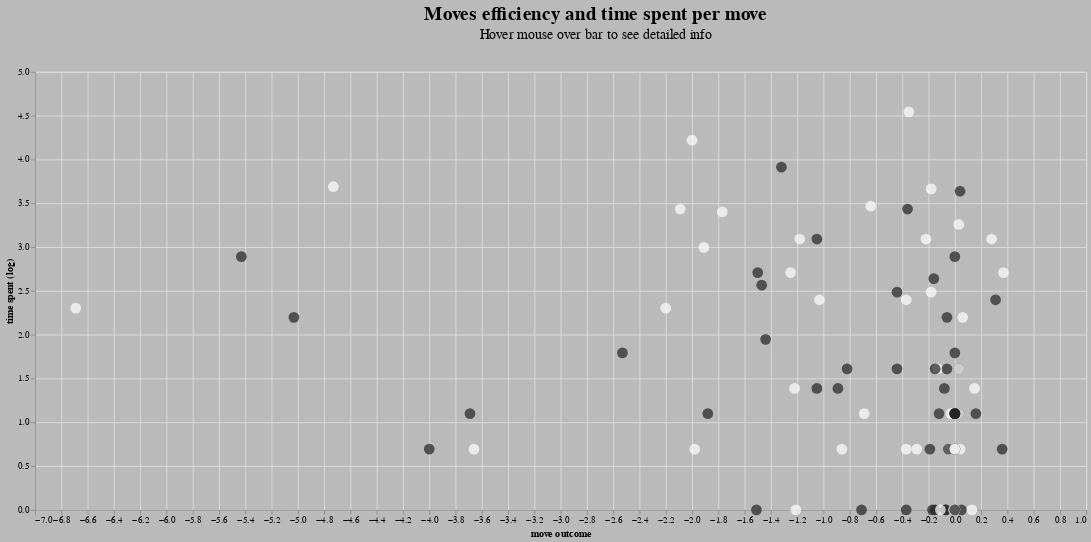

The cell this chart's notebook holds for it:
### Code cell
alt.Chart(clk_eval_corr).mark_point(filled=True, size=150).encode(
    y = alt.X('time spent log:Q', sort='ascending', title='time spent (log)'),
    x = alt.X('eval_diff:Q', title='move outcome'),
    # color=alt.Color('eval_diff:Q', scale=alt.Scale(range=['red', 'green']), legend=None),
    color=alt.Color('player:N', scale=alt.Scale(range=['#242424', 'white']), legend=None),
    tooltip=[alt.Tooltip("player"),
             alt.Tooltip("move"),
             alt.Tooltip("move number"),
             alt.Tooltip("time spent format", title="time spent"),
             alt.Tooltip("time left"),
             alt.Tooltip("eval_diff", title="evaluation difference")]
).properties(
    height=500,
    width=1200,
    padding=5,
    title=alt.TitleParams(
        text='Moves efficiency and time spent per move',
        subtitle=['Hover mouse over bar to see detailed info'],
        font='ALTAIR HEAVY',
        fontSize=22,
        subtitleFont='ALTAIR HEAVY',
        dy=-25,
        dx=40,
        subtitleFontSize=16)
).configure(background="white").configure(background="#bababa")

### Figure 1 — Vega-Lite specification as saved in the notebook (floating-point values rounded to 4 significant figures)
{"config": {"view": {"continuousWidth": 400, "continuousHeight": 300}, "background": "#bababa"}, "data": {"name": "data-026a67963896cabd57625e000e8b8d65"}, "mark": {"type": "point", "filled": true, "size": 150}, "encoding": {"color": {"type": "nominal", "field": "player", "legend": null, "scale": {"range": ["#242424", "white"]}}, "tooltip": [{"type": "nominal", "field": "player"}, {"type": "nominal", "field": "move"}, {"type": "quantitative", "field": "move number"}, {"type": "nominal", "field": "time spent format", "title": "time spent"}, {"type": "nominal", "field": "time left"}, {"type": "quantitative", "field": "eval_diff", "title": "evaluation difference"}], "x": {"type": "quantitative", "field": "eval_diff", "title": "move outcome"}, "y": {"type": "quantitative", "field": "time spent log", "sort": "ascending", "title": "time spent (log)"}}, "height": 500, "padding": 5, "title": {"text": "Moves efficiency and time spent per move", "dx": 40, "dy": -25, "font": "ALTAIR HEAVY", "fontSize": 22, "subtitle": ["Hover mouse over bar to see detailed info"], "subtitleFont": "ALTAIR HEAVY", "subtitleFontSize": 16}, "width": 1200, "$schema": "https://vega.github.io/schema/vega-lite/v4.8.1.json", "datasets": {"data-026a67963896cabd57625e000e8b8d65": [{"eval_diff": 0.0, "move": "d2d4", "move number": 1.0, "player": "white", "time left": "0:10:00", "time spent": 1.0, "time spent abs": 0.0, "time spent format": "0", "time spent log": 0.0}, {"eval_diff": -0.37, "move": "d7d5", "move number": 1.0, "player": "black", "time left": "0:10:00", "time spent": -1.0, "time spent abs": 0.0, "time spent format": "0", "time spent log": 0.0}, {"eval_diff": -0.37, "move": "c1f4", "move number": 2.0, "player": "white", "time left": "0:09:58", "time spent": 3.0, "time spent abs": 2.0, "time spent format": "0:00:02", "time spent log": 0.6931}, {"eval_diff": -1.05, "move": "f7f5", "move number": 2.0, "player": "black", "time left": "0:09:56", "time spent": -5.0, "time spent abs": 4.0, "time spent format": "0:00:04", "time spent log": 1.386}, {"eval_diff": -0.13, "move": "g1f3", "move number": 3.0, "player": "white", "time left": "0:09:53", "time spent": 6.0, "time spent abs": 5.0, "time spent format": "0:00:05", "time spent log": 1.609}, {"eval_diff": -1.51, "move": "h7h6", "move number": 3.0, "player": "black", "time left": "0:09:55", "time spent": -2.0, "time spent abs": 1.0, "time spent format": "0:00:01", "time spent log": 0.0}, {"eval_diff": -1.03, "move": "h2h3", "move number": 4.0, "player": "white", "time left": "0:09:42", "time spent": 12.0, "time spent abs": 11.0, "time spent format": "0:00:11", "time spent log": 2.398}, {"eval_diff": -0.07, "move": "g7g5", "move number": 4.0, "player": "black", "time left": "0:09:54", "time spent": -2.0, "time spent abs": 1.0, "time spent format": "0:00:01", "time spent log": 0.0}, {"eval_diff": -0.22, "move": "f4e5", "move number": 5.0, "player": "white", "time left": "0:09:20", "time spent": 23.0, "time spent abs": 22.0, "time spent format": "0:00:22", "time spent log": 3.091}, {"eval_diff": -0.89, "move": "h8h7", "move number": 5.0, "player": "black", "time left": "0:09:50", "time spent": -5.0, "time spent abs": 4.0, "time spent format": "0:00:04", "time spent log": 1.386}, {"eval_diff": 0.37, "move": "e2e3", "move number": 6.0, "player": "white", "time left": "0:09:05", "time spent": 16.0, "time spent abs": 15.0, "time spent format": "0:00:15", "time spent log": 2.708}, {"eval_diff": 0.05, "move": "b8c6", "move number": 6.0, "player": "black", "time left": "0:09:49", "time spent": -2.0, "time spent abs": 1.0, "time spent format": "0:00:01", "time spent log": 0.0}, {"eval_diff": -1.25, "move": "e5h2", "move number": 7.0, "player": "white", "time left": "0:08:50", "time spent": 16.0, "time spent abs": 15.0, "time spent format": "0:00:15", "time spent log": 2.708}, {"eval_diff": -1.88, "move": "f8g7", "move number": 7.0, "player": "black", "time left": "0:09:46", "time spent": -4.0, "time spent abs": 3.0, "time spent format": "0:00:03", "time spent log": 1.099}, {"eval_diff": -0.69, "move": "c2c3", "move number": 8.0, "player": "white", "time left": "0:08:47", "time spent": 4.0, "time spent abs": 3.0, "time spent format": "0:00:03", "time spent log": 1.099}, {"eval_diff": -1.32, "move": "b7b6", "move number": 8.0, "player": "black", "time left": "0:08:56", "time spent": -51.0, "time spent abs": 50.0, "time spent format": "0:00:50", "time spent log": 3.912}, {"eval_diff": -0.17, "move": "c8b7", "move number": 9.0, "player": "black", "time left": "0:08:55", "time spent": -2.0, "time spent abs": 1.0, "time spent format": "0:00:01", "time spent log": 0.0}, {"eval_diff": -1.22, "move": "b1d2", "move number": 9.0, "player": "white", "time left": "0:08:43", "time spent": 5.0, "time spent abs": 4.0, "time spent format": "0:00:04", "time spent log": 1.386}, {"eval_diff": -0.82, "move": "d8d7", "move number": 10.0, "player": "black", "time left": "0:08:50", "time spent": -6.0, "time spent abs": 5.0, "time spent format": "0:00:05", "time spent log": 1.609}, {"eval_diff": -0.29, "move": "f1d3", "move number": 10.0, "player": "white", "time left": "0:08:41", "time spent": 3.0, "time spent abs": 2.0, "time spent format": "0:00:02", "time spent log": 0.6931}, {"eval_diff": -0.36, "move": "e7e6", "move number": 11.0, "player": "black", "time left": "0:08:19", "time spent": -32.0, "time spent abs": 31.0, "time spent format": "0:00:31", "time spent log": 3.434}, {"eval_diff": -0.35, "move": "d1c2", "move number": 11.0, "player": "white", "time left": "0:07:07", "time spent": 95.0, "time spent abs": 94.0, "time spent format": "0:01:34", "time spent log": 4.543}, {"eval_diff": -1.91, "move": "d3b5", "move number": 12.0, "player": "white", "time left": "0:06:47", "time spent": 21.0, "time spent abs": 20.0, "time spent format": "0:00:20", "time spent log": 2.996}, {"eval_diff": -1.44, "move": "e8c8", "move number": 12.0, "player": "black", "time left": "0:08:12", "time spent": -8.0, "time spent abs": 7.0, "time spent format": "0:00:07", "time spent log": 1.946}, {"eval_diff": -0.12, "move": "g8e7", "move number": 13.0, "player": "black", "time left": "0:08:09", "time spent": -4.0, "time spent abs": 3.0, "time spent format": "0:00:03", "time spent log": 1.099}, {"eval_diff": -1.77, "move": "c2a4", "move number": 13.0, "player": "white", "time left": "0:06:17", "time spent": 31.0, "time spent abs": 30.0, "time spent format": "0:00:30", "time spent log": 3.401}, {"eval_diff": -1.05, "move": "e7g6", "move number": 14.0, "player": "black", "time left": "0:07:47", "time spent": -23.0, "time spent abs": 22.0, "time spent format": "0:00:22", "time spent log": 3.091}, {"eval_diff": -2.0, "move": "h2e5", "move number": 14.0, "player": "white", "time left": "0:05:09", "time spent": 69.0, "time spent abs": 68.0, "time spent format": "0:01:08", "time spent log": 4.22}, {"eval_diff": -0.07, "move": "h7g7", "move number": 15.0, "player": "black", "time left": "0:07:46", "time spent": -2.0, "time spent abs": 1.0, "time spent format": "0:00:01", "time spent log": 0.0}, {"eval_diff": -0.18, "move": "e5g7", "move number": 15.0, "player": "white", "time left": "0:04:30", "time spent": 40.0, "time spent abs": 39.0, "time spent format": "0:00:39", "time spent log": 3.664}, {"eval_diff": -0.15, "move": "b7c6", "move number": 16.0, "player": "black", "time left": "0:07:41", "time spent": -6.0, "time spent abs": 5.0, "time spent format": "0:00:05", "time spent log": 1.609}, {"eval_diff": -0.18, "move": "b5c6", "move number": 16.0, "player": "white", "time left": "0:04:18", "time spent": 13.0, "time spent abs": 12.0, "time spent format": "0:00:12", "time spent log": 2.485}, {"eval_diff": -0.16, "move": "g5g4", "move number": 17.0, "player": "black", "time left": "0:07:27", "time spent": -15.0, "time spent abs": 14.0, "time spent format": "0:00:14", "time spent log": 2.639}, {"eval_diff": 0.0, "move": "a4a7", "move number": 17.0, "player": "white", "time left": "0:04:18", "time spent": 1.0, "time spent abs": 0.0, "time spent format": "0:00:00", "time spent log": 0.0}, {"eval_diff": 0.06, "move": "h3g4", "move number": 18.0, "player": "white", "time left": "0:04:09", "time spent": 10.0, "time spent abs": 9.0, "time spent format": "0:00:09", "time spent log": 2.197}, {"eval_diff": -0.15, "move": "f5g4", "move number": 18.0, "player": "black", "time left": "0:07:26", "time spent": -2.0, "time spent abs": 1.0, "time spent format": "0:00:01", "time spent log": 0.0}, {"eval_diff": -0.37, "move": "f3e5", "move number": 19.0, "player": "white", "time left": "0:03:58", "time spent": 12.0, "time spent abs": 11.0, "time spent format": "0:00:11", "time spent log": 2.398}, {"eval_diff": 0.0, "move": "g6e5", "move number": 19.0, "player": "black", "time left": "0:07:08", "time spent": -19.0, "time spent abs": 18.0, "time spent format": "0:00:18", "time spent log": 2.89}, {"eval_diff": -0.71, "move": "d7f7", "move number": 20.0, "player": "black", "time left": "0:07:07", "time spent": -2.0, "time spent abs": 1.0, "time spent format": "0:00:01", "time spent log": 0.0}, {"eval_diff": 0.0, "move": "d4e5", "move number": 20.0, "player": "white", "time left": "0:03:58", "time spent": 1.0, "time spent abs": 0.0, "time spent format": "0:00:00", "time spent log": 0.0}, {"eval_diff": 0.36, "move": "c8d7", "move number": 21.0, "player": "black", "time left": "0:07:05", "time spent": -3.0, "time spent abs": 2.0, "time spent format": "0:00:02", "time spent log": 0.6931}, {"eval_diff": -0.64, "move": "a2a4", "move number": 21.0, "player": "white", "time left": "0:03:26", "time spent": 33.0, "time spent abs": 32.0, "time spent format": "0:00:32", "time spent log": 3.466}, {"eval_diff": -1.5, "move": "d8f8", "move number": 22.0, "player": "black", "time left": "0:06:50", "time spent": -16.0, "time spent abs": 15.0, "time spent format": "0:00:15", "time spent log": 2.708}, {"eval_diff": 0.03, "move": "a7a6", "move number": 22.0, "player": "white", "time left": "0:03:00", "time spent": 27.0, "time spent abs": 26.0, "time spent format": "0:00:26", "time spent log": 3.258}, {"eval_diff": -1.47, "move": "g7g5", "move number": 23.0, "player": "black", "time left": "0:06:37", "time spent": -14.0, "time spent abs": 13.0, "time spent format": "0:00:13", "time spent log": 2.565}, {"eval_diff": -2.09, "move": "h1f1", "move number": 23.0, "player": "white", "time left": "0:02:29", "time spent": 32.0, "time spent abs": 31.0, "time spent format": "0:00:31", "time spent log": 3.434}, {"eval_diff": -6.69, "move": "c3c4", "move number": 24.0, "player": "white", "time left": "0:02:19", "time spent": 11.0, "time spent abs": 10.0, "time spent format": "0:00:10", "time spent log": 2.303}, {"eval_diff": -5.03, "move": "g5e5", "move number": 24.0, "player": "black", "time left": "0:06:28", "time spent": -10.0, "time spent abs": 9.0, "time spent format": "0:00:09", "time spent log": 2.197}, {"eval_diff": -0.06, "move": "e6d5", "move number": 25.0, "player": "black", "time left": "0:06:23", "time spent": -6.0, "time spent abs": 5.0, "time spent format": "0:00:05", "time spent log": 1.609}, {"eval_diff": 0.28, "move": "c4d5", "move number": 25.0, "player": "white", "time left": "0:01:57", "time spent": 23.0, "time spent abs": 22.0, "time spent format": "0:00:22", "time spent log": 3.091}, {"eval_diff": -0.44, "move": "d5d4", "move number": 26.0, "player": "black", "time left": "0:06:18", "time spent": -6.0, "time spent abs": 5.0, "time spent format": "0:00:05", "time spent log": 1.609}, {"eval_diff": -1.18, "move": "a4a5", "move number": 26.0, "player": "white", "time left": "0:01:35", "time spent": 23.0, "time spent abs": 22.0, "time spent format": "0:00:22", "time spent log": 3.091}, {"eval_diff": -4.0, "move": "c6g2", "move number": 27.0, "player": "black", "time left": "0:06:16", "time spent": -3.0, "time spent abs": 2.0, "time spent format": "0:00:02", "time spent log": 0.6931}, {"eval_diff": -2.2, "move": "a5b6", "move number": 27.0, "player": "white", "time left": "0:01:25", "time spent": 11.0, "time spent abs": 10.0, "time spent format": "0:00:10", "time spent log": 2.303}, {"eval_diff": -4.73, "move": "a6d3", "move number": 28.0, "player": "white", "time left": "0:00:45", "time spent": 41.0, "time spent abs": 40.0, "time spent format": "0:00:40", "time spent log": 3.689}, {"eval_diff": 0.31, "move": "g2f1", "move number": 28.0, "player": "black", "time left": "0:06:05", "time spent": -12.0, "time spent abs": 11.0, "time spent format": "0:00:11", "time spent log": 2.398}, {"eval_diff": -3.69, "move": "f7d5", "move number": 29.0, "player": "black", "time left": "0:06:02", "time spent": -4.0, "time spent abs": 3.0, "time spent format": "0:00:03", "time spent log": 1.099}, {"eval_diff": 0.15, "move": "d3d4", "move number": 29.0, "player": "white", "time left": "0:00:41", "time spent": 5.0, "time spent abs": 4.0, "time spent format": "0:00:04", "time spent log": 1.386}, {"eval_diff": -3.66, "move": "d4d5", "move number": 30.0, "player": "white", "time left": "0:00:39", "time spent": 3.0, "time spent abs": 2.0, "time spent format": "0:00:02", "time spent log": 0.6931}, {"eval_diff": -0.19, "move": "e5d5", "move number": 30.0, "player": "black", "time left": "0:06:00", "time spent": -3.0, "time spent abs": 2.0, "time spent format": "0:00:02", "time spent log": 0.6931}, {"eval_diff": -5.43, "move": "f1g2", "move number": 31.0, "player": "black", "time left": "0:05:42", "time spent": -19.0, "time spent abs": 18.0, "time spent format": "0:00:18", "time spent log": 2.89}, {"eval_diff": -1.21, "move": "b6b7", "move number": 31.0, "player": "white", "time left": "0:00:38", "time spent": 2.0, "time spent abs": 1.0, "time spent format": "0:00:01", "time spent log": 0.0}, {"eval_diff": -0.03, "move": "a1a8", "move number": 32.0, "player": "white", "time left": "0:00:35", "time spent": 4.0, "time spent abs": 3.0, "time spent format": "0:00:03", "time spent log": 1.099}, {"eval_diff": 0.04, "move": "d5f5", "move number": 32.0, "player": "black", "time left": "0:05:04", "time spent": -39.0, "time spent abs": 38.0, "time spent format": "0:00:38", "time spent log": 3.638}, {"eval_diff": 0.03, "move": "f8b8", "move number": 33.0, "player": "black", "time left": "0:05:01", "time spent": -4.0, "time spent abs": 3.0, "time spent format": "0:00:03", "time spent log": 1.099}, {"eval_diff": 0.03, "move": "b7b8q", "move number": 33.0, "player": "white", "time left": "0:00:32", "time spent": 4.0, "time spent abs": 3.0, "time spent format": "0:00:03", "time spent log": 1.099}, {"eval_diff": 0.03, "move": "h6h5", "move number": 34.0, "player": "black", "time left": "0:04:56", "time spent": -6.0, "time spent abs": 5.0, "time spent format": "0:00:05", "time spent log": 1.609}, {"eval_diff": -0.01, "move": "a8b8", "move number": 34.0, "player": "white", "time left": "0:00:32", "time spent": 1.0, "time spent abs": 0.0, "time spent format": "0:00:00", "time spent log": 0.0}, {"eval_diff": -0.44, "move": "f5g5", "move number": 35.0, "player": "black", "time left": "0:04:44", "time spent": -13.0, "time spent abs": 12.0, "time spent format": "0:00:12", "time spent log": 2.485}, {"eval_diff": -0.86, "move": "b8b4", "move number": 35.0, "player": "white", "time left": "0:00:30", "time spent": 3.0, "time spent abs": 2.0, "time spent format": "0:00:02", "time spent log": 0.6931}, {"eval_diff": -1.98, "move": "e3e4", "move number": 36.0, "player": "white", "time left": "0:00:28", "time spent": 3.0, "time spent abs": 2.0, "time spent format": "0:00:02", "time spent log": 0.6931}, {"eval_diff": -2.53, "move": "g4g3", "move number": 36.0, "player": "black", "time left": "0:04:38", "time spent": -7.0, "time spent abs": 6.0, "time spent format": "0:00:06", "time spent log": 1.792}, {"eval_diff": 0.16, "move": "g5g3", "move number": 37.0, "player": "black", "time left": "0:04:35", "time spent": -4.0, "time spent abs": 3.0, "time spent format": "0:00:03", "time spent log": 1.099}, {"eval_diff": 0.04, "move": "f2g3", "move number": 37.0, "player": "white", "time left": "0:00:26", "time spent": 3.0, "time spent abs": 2.0, "time spent format": "0:00:02", "time spent log": 0.6931}, {"eval_diff": -0.06, "move": "g3g4", "move number": 38.0, "player": "black", "time left": "0:04:26", "time spent": -10.0, "time spent abs": 9.0, "time spent format": "0:00:09", "time spent log": 2.197}, {"eval_diff": 0.13, "move": "e1f2", "move number": 38.0, "player": "white", "time left": "0:00:25", "time spent": 2.0, "time spent abs": 1.0, "time spent format": "0:00:01", "time spent log": 0.0}, {"eval_diff": 0.0, "move": "d7e6", "move number": 39.0, "player": "black", "time left": "0:04:24", "time spent": -3.0, "time spent abs": 2.0, "time spent format": "0:00:02", "time spent log": 0.6931}, {"eval_diff": 0.0, "move": "b4d4", "move number": 39.0, "player": "white", "time left": "0:00:24", "time spent": 2.0, "time spent abs": 1.0, "time spent format": "0:00:01", "time spent log": 0.0}, {"eval_diff": 0.0, "move": "d2f3", "move number": 40.0, "player": "white", "time left": "0:00:22", "time spent": 3.0, "time spent abs": 2.0, "time spent format": "0:00:02", "time spent log": 0.6931}, {"eval_diff": 0.0, "move": "g2f3", "move number": 40.0, "player": "black", "time left": "0:04:21", "time spent": -4.0, "time spent abs": 3.0, "time spent format": "0:00:03", "time spent log": 1.099}, {"eval_diff": 0.0, "move": "g4g7", "move number": 41.0, "player": "black", "time left": "0:04:18", "time spent": -4.0, "time spent abs": 3.0, "time spent format": "0:00:03", "time spent log": 1.099}, {"eval_diff": 0.0, "move": "f2f3", "move number": 41.0, "player": "white", "time left": "0:00:21", "time spent": 2.0, "time spent abs": 1.0, "time spent format": "0:00:01", "time spent log": 0.0}, {"eval_diff": 0.0, "move": "g7f7", "move number": 42.0, "player": "black", "time left": "0:04:12", "time spent": -7.0, "time spent abs": 6.0, "time spent format": "0:00:06", "time spent log": 1.792}, {"eval_diff": 0.0, "move": "d4d5", "move number": 42.0, "player": "white", "time left": "0:00:20", "time spent": 2.0, "time spent abs": 1.0, "time spent format": "0:00:01", "time spent log": 0.0}, {"eval_diff": 0.0, "move": "f7h7", "move number": 43.0, "player": "black", "time left": "0:04:10", "time spent": -3.0, "time spent abs": 2.0, "time spent format": "0:00:02", "time spent log": 0.6931}, {"eval_diff": 0.0, "move": "f3e3", "move number": 43.0, "player": "white", "time left": "0:00:18", "time spent": 3.0, "time spent abs": 2.0, "time spent format": "0:00:02", "time spent log": 0.6931}, {"eval_diff": 0.0, "move": "h5h4", "move number": 44.0, "player": "black", "time left": "0:04:07", "time spent": -4.0, "time spent abs": 3.0, "time spent format": "0:00:03", "time spent log": 1.099}, {"eval_diff": -0.05, "move": "d5g5", "move number": 44.0, "player": "white", "time left": "0:00:16", "time spent": 3.0, "time spent abs": 2.0, "time spent format": "0:00:02", "time spent log": 0.6931}, {"eval_diff": -0.05, "move": "h4h3", "move number": 45.0, "player": "black", "time left": "0:04:05", "time spent": -3.0, "time spent abs": 2.0, "time spent format": "0:00:02", "time spent log": 0.6931}, {"eval_diff": 0.0, "move": "e3f2", "move number": 45.0, "player": "white", "time left": "0:00:14", "time spent": 3.0, "time spent abs": 2.0, "time spent format": "0:00:02", "time spent log": 0.6931}, {"eval_diff": -0.08, "move": "h7h4", "move number": 46.0, "player": "black", "time left": "0:04:01", "time spent": -5.0, "time spent abs": 4.0, "time spent format": "0:00:04", "time spent log": 1.386}, {"eval_diff": -0.11, "move": "f2g1", "move number": 46.0, "player": "white", "time left": "0:00:13", "time spent": 2.0, "time spent abs": 1.0, "time spent format": "0:00:01", "time spent log": 0.0}, {"eval_diff": 0.0, "move": "h4e4", "move number": 47.0, "player": "black", "time left": "0:03:59", "time spent": -3.0, "time spent abs": 2.0, "time spent format": "0:00:02", "time spent log": 0.6931}, {"eval_diff": 0.03, "move": "g5g3", "move number": 47.0, "player": "white", "time left": "0:00:08", "time spent": 6.0, "time spent abs": 5.0, "time spent format": "0:00:05", "time spent log": 1.609}, {"eval_diff": 0.0, "move": "g3h3", "move number": 48.0, "player": "white", "time left": "0:00:07", "time spent": 2.0, "time spent abs": 1.0, "time spent format": "0:00:01", "time spent log": 0.0}, {"eval_diff": 0.0, "move": "e4b4", "move number": 48.0, "player": "black", "time left": "0:03:56", "time spent": -4.0, "time spent abs": 3.0, "time spent format": "0:00:03", "time spent log": 1.099}, {"eval_diff": 0.0, "move": "e6d5", "move number": 49.0, "player": "black", "time left": "0:03:54", "time spent": -3.0, "time spent abs": 2.0, "time spent format": "0:00:02", "time spent log": 0.6931}, {"eval_diff": 0.0, "move": "h3h6", "move number": 49.0, "player": "white", "time left": "0:00:06", "time spent": 2.0, "time spent abs": 1.0, "time spent format": "0:00:01", "time spent log": 0.0}, {"eval_diff": 0.0, "move": "d5c6", "move number": 50.0, "player": "black", "time left": "0:03:54", "time spent": -1.0, "time spent abs": 0.0, "time spent format": "0:00:00", "time spent log": 0.0}, {"eval_diff": 0.0, "move": "h6h7", "move number": 50.0, "player": "white", "time left": "0:00:05", "time spent": 2.0, "time spent abs": 1.0, "time spent format": "0:00:01", "time spent log": 0.0}, {"eval_diff": 0.0, "move": "b4b2", "move number": 51.0, "player": "black", "time left": "0:03:52", "time spent": -3.0, "time spent abs": 2.0, "time spent format": "0:00:02", "time spent log": 0.6931}, {"eval_diff": 0.0, "move": "g1f2", "move number": 51.0, "player": "white", "time left": "0:00:03", "time spent": 3.0, "time spent abs": 2.0, "time spent format": "0:00:02", "time spent log": 0.6931}, {"eval_diff": 0.0, "move": "b2b3", "move number": 52.0, "player": "black", "time left": "0:03:52", "time spent": -1.0, "time spent abs": 0.0, "time spent format": "0:00:00", "time spent log": 0.0}, {"eval_diff": 0.0, "move": "f2e3", "move number": 52.0, "player": "white", "time left": "0:00:01", "time spent": 3.0, "time spent abs": 2.0, "time spent format": "0:00:02", "time spent log": 0.6931}, {"eval_diff": 0.0, "move": "e3d2", "move number": 53.0, "player": "white", "time left": "0:00:00", "time spent": 2.0, "time spent abs": 1.0, "time spent format": "0:00:01", "time spent log": 0.0}, {"eval_diff": 0.0, "move": "b3b5", "move number": 53.0, "player": "black", "time left": "0:03:51", "time spent": -2.0, "time spent abs": 1.0, "time spent format": "0:00:01", "time spent log": 0.0}]}}
